Frame 1 (no input): blank canvas, image omitted
Frame 60 (the mouse pressed at the canvas centre just before this capture): blank canvas, image omitted
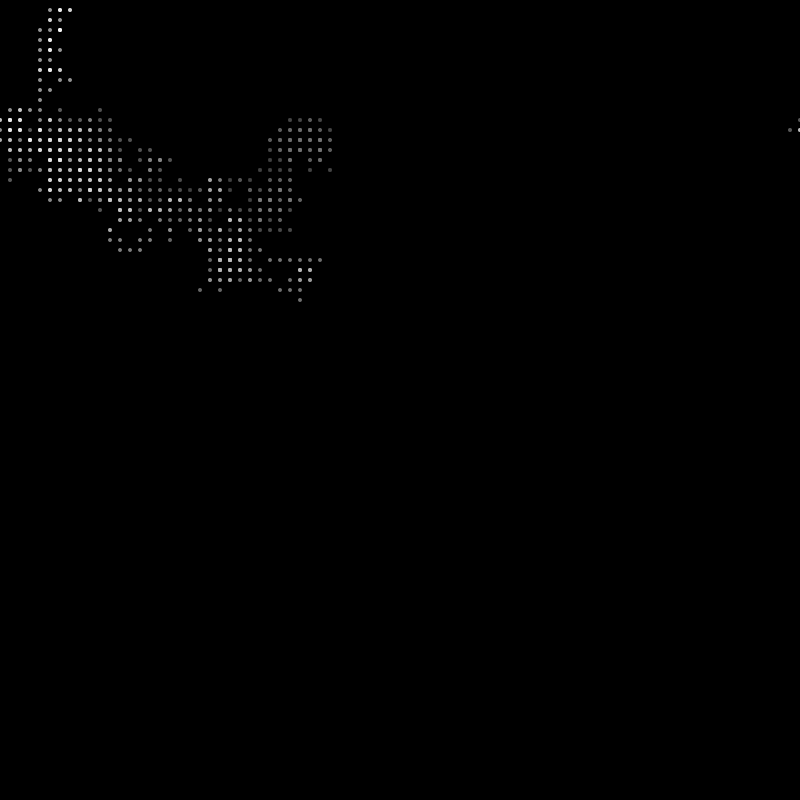
Frame 120 (the mouse held since frame 60 and released just before this capture)

The Processing sketch whose frames 1 and 60 were blank and that drew this single picture after the mouse press (run headless with seeded random() and noise(); from frame 60 on, the mouse is pressed at the canvas centre):

// Processing sketch: agent_01
// ── agent_01.pde
/*
  Exemple d'agent bête inspiré de Generative Gestaltung, ISBN: 978-3-87439-759-9
    
  Sketch pour Processing 2.0.3
  Écrit par Louis Eveillard
*/

int diametre = 4;
int vitesseMarche = 10;
int posX = 200, posY = 200;
int direction = 0;

// directions possibles
int NORD = 0;
int NORDEST = 1;
int EST = 2;
int SUDEST = 3;
int SUD = 4;
int SUDOUEST = 5;
int OUEST = 6;
int NORDOUEST = 7;


void setup() {
  size(800, 800);
  noStroke();
  background(0);
}

void draw() {
  
  fill(0,4);
  noStroke();
  rect( 0,0, width, height);
  
  for (int i=0; i<mouseX/30; i++) {

    int pposX = posX;
    int pposY = posY;

    direction = (int) random(0, 8);

    if (direction == NORD) {
      posY -= vitesseMarche;
    }
    if (direction == NORDEST) {
      posX += vitesseMarche;
      posY -= vitesseMarche;
    }
    if (direction == EST) {
      posX += vitesseMarche;
    }
    if (direction == SUDEST) {
      posX += vitesseMarche;
      posY += vitesseMarche;
    }
    if (direction == SUD) {
      posY += vitesseMarche;
    }
    if (direction == SUDOUEST) {
      posX -= vitesseMarche;
      posY += vitesseMarche;
    }
    if (direction == OUEST) {
      posX -= vitesseMarche;
    }
    if (direction == NORDOUEST) {
      posX -= vitesseMarche;
      posY -= vitesseMarche;
    }

    if (posX<0) posX = width;
    if (posX>width) posX = 0;
    if (posY<0) posY = height;
    if (posY>height) posY = 0;
    
    fill(255,150);
    noStroke();
    
    ellipse( posX, posY, diametre, diametre );
    
  }
}

void keyReleased() {
  background(0);  
  
}
